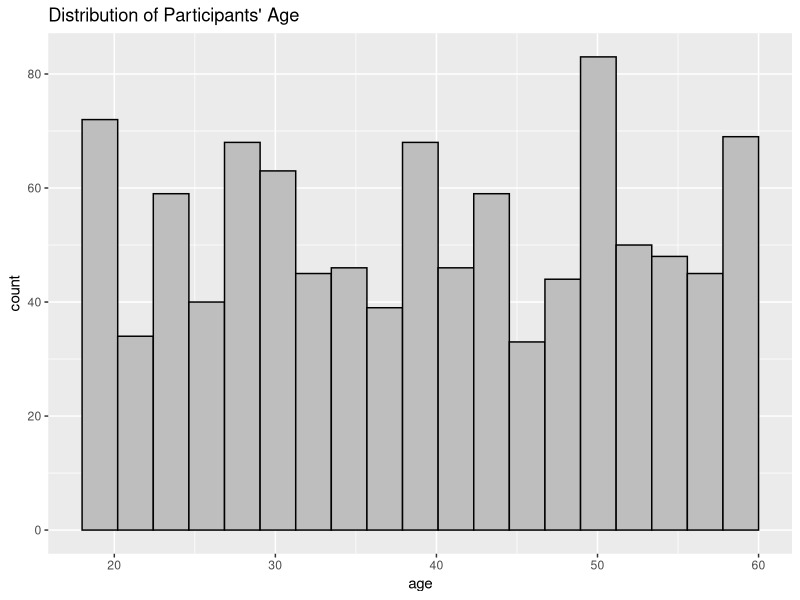
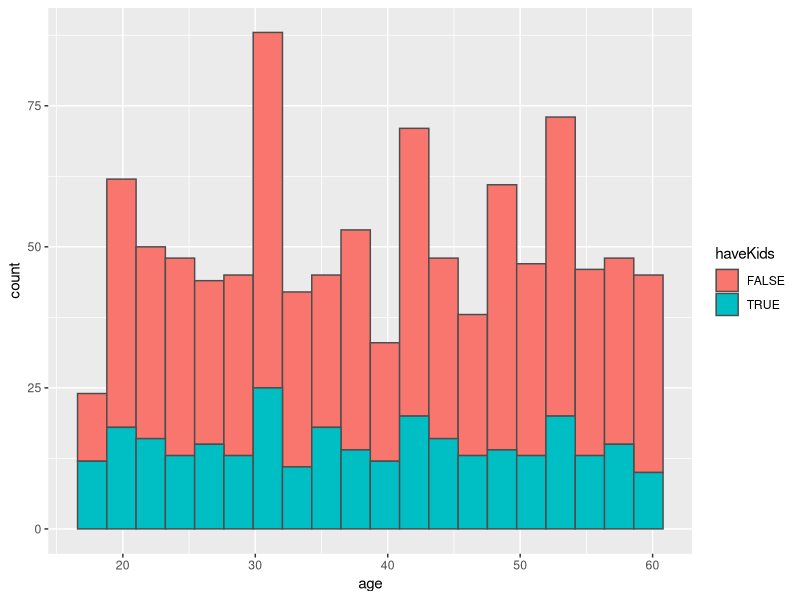
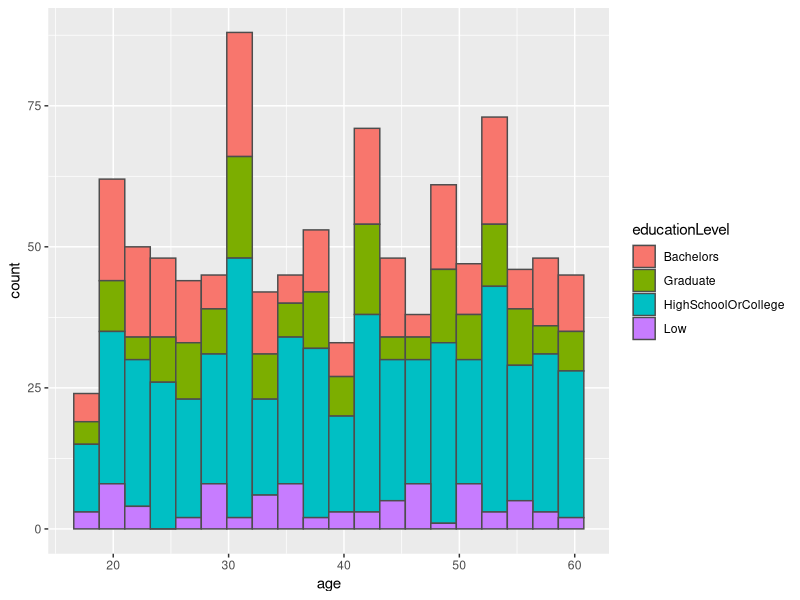
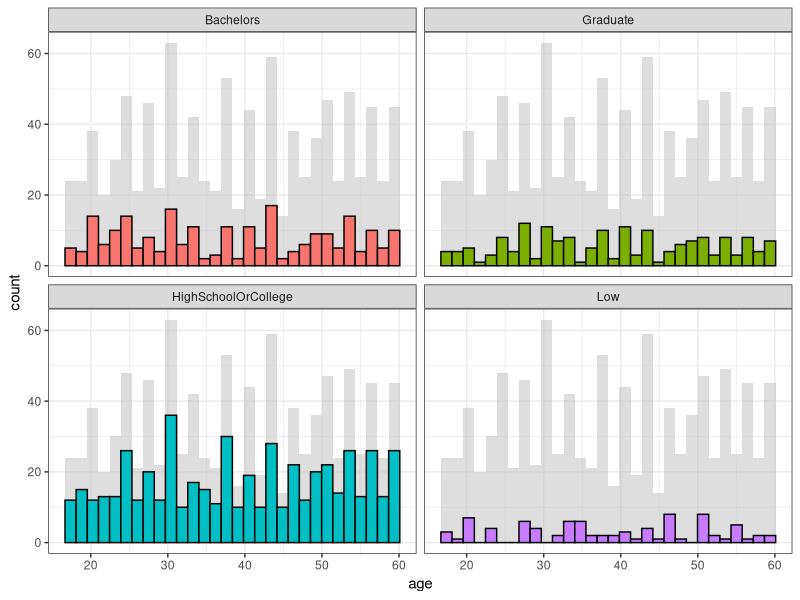
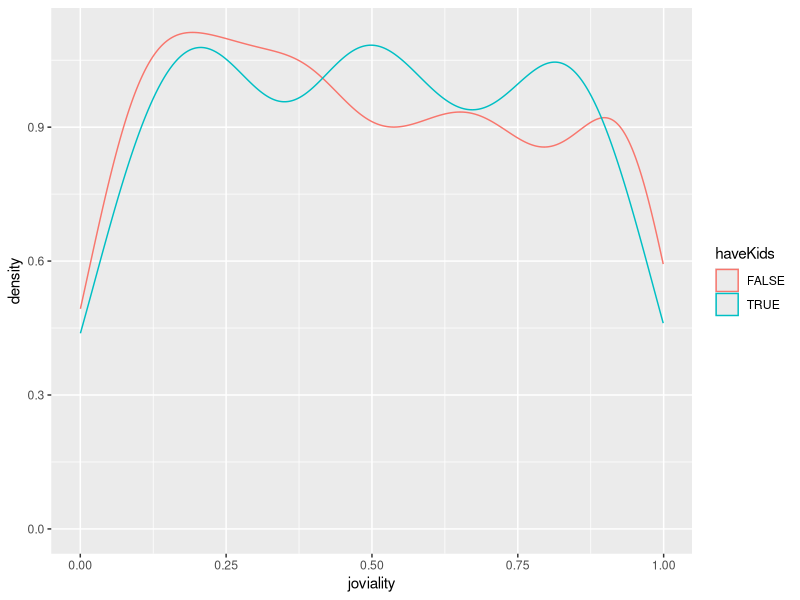
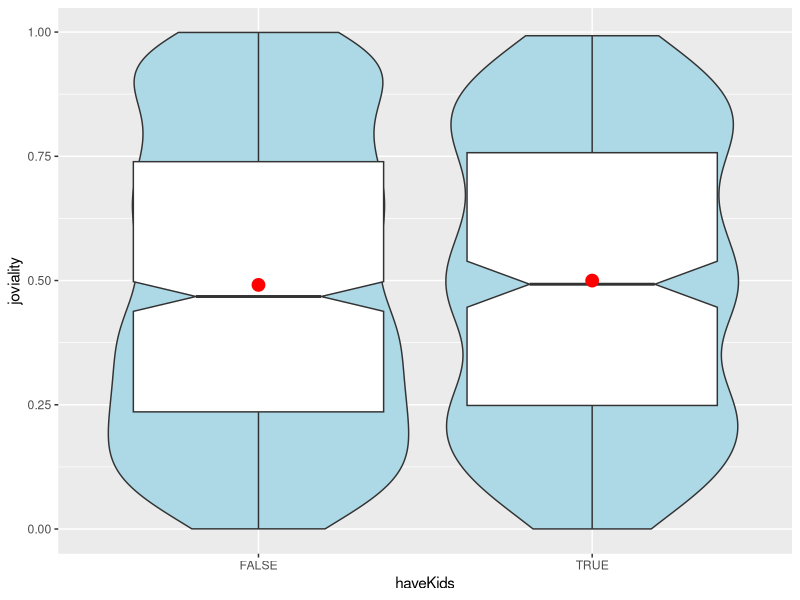
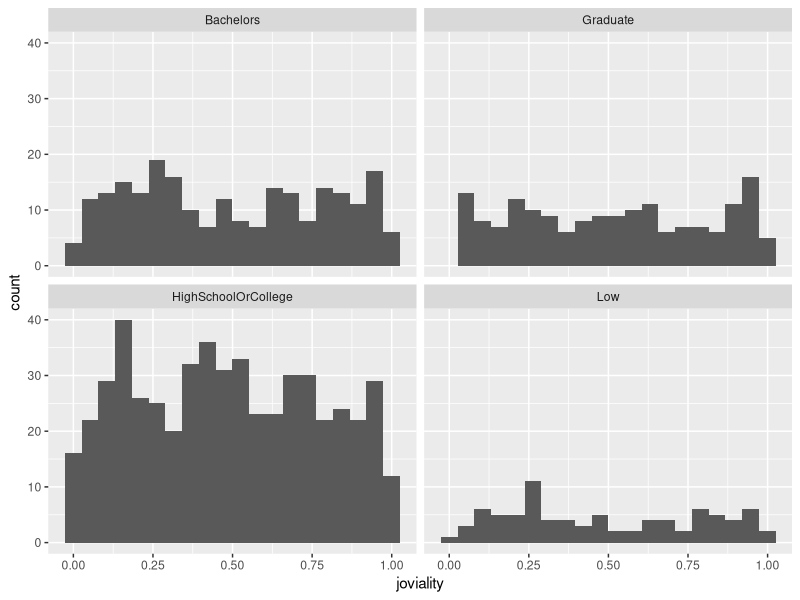
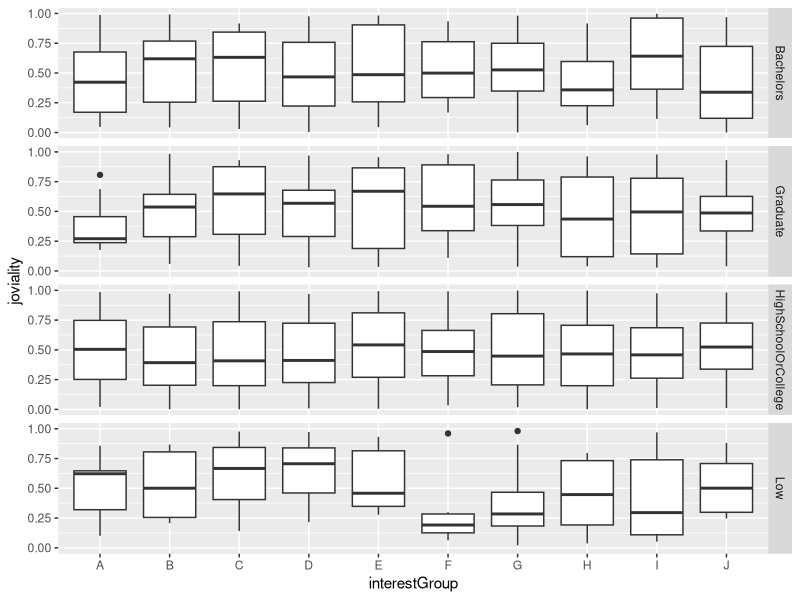

Write R code to recreate these figures, in order.
## ---- chunk 1
knitr::opts_chunk$set(echo = TRUE,
                      eval = TRUE,
                      warning = FALSE, 
                      message = FALSE)
## ---- chunk 2
packages = c('tidyverse', 'ggplot2', 'dplyr')

for(p in packages) {
  if(!require(p, character.only = T)) {
    install.packages(p)
  }
  library(p, character.only = T)
}
## ---- chunk 3
library(tidyverse)
library(ggplot2)
data <- read_csv('data/Participants.csv')
glimpse(data)
## ---- chunk 4
ggplot(data=data) + aes(x=age) +
  geom_histogram(bins=20, boundary=60, color="black", fill="grey") +
  ggtitle("Distribution of Participants' Age")

ggplot(data=data, aes(x=age, fill=haveKids)) +
  geom_histogram(bins=20, color='gray30')

ggplot(data=data, aes(x=age, fill=educationLevel)) +
  geom_histogram(bins=20, color='gray30')


d <- data
d_bg <- d[, -5]
ggplot(d, aes(x = age, fill = educationLevel)) + 
  geom_histogram(data=d_bg, fill="grey", alpha=.5) +
  geom_histogram(colour="black") + 
  facet_wrap(~ educationLevel) + 
  guides(fill = FALSE) + 
  theme_bw()
## ---- chunk 5
ggplot(data=data, aes(x = joviality, colour=haveKids)) + geom_density()

ggplot(data=data, aes(y = joviality, x= haveKids)) + 
  geom_violin(fill='light blue') + 
  geom_boxplot(notch=TRUE) +
  stat_summary(geom = "point", fun="mean", colour ="red", size=4)

ggplot(data=data, aes(x= joviality)) + geom_histogram(bins=20) + 
  facet_wrap(~ educationLevel)

ggplot(data=data, aes(y = joviality, x= interestGroup)) + geom_boxplot() +
  facet_grid(educationLevel ~.)

dpp <- data %>%
  group_by(age) %>%
  summarise(joviality = mean(joviality))
ggplot(data=dpp, aes(x=age, y=joviality)) + geom_point() +
  coord_cartesian(xlim=c(20, 60), ylim=c(0, 1)) + 
  geom_hline(yintercept=0.5, linetype="dashed", color="grey60", size=1) +  
  geom_vline(xintercept=40, linetype="dashed", color="grey60", size=1)
## ---- chunk 6
ggplot(data=data, aes(x=householdSize)) + geom_bar() + coord_flip()
